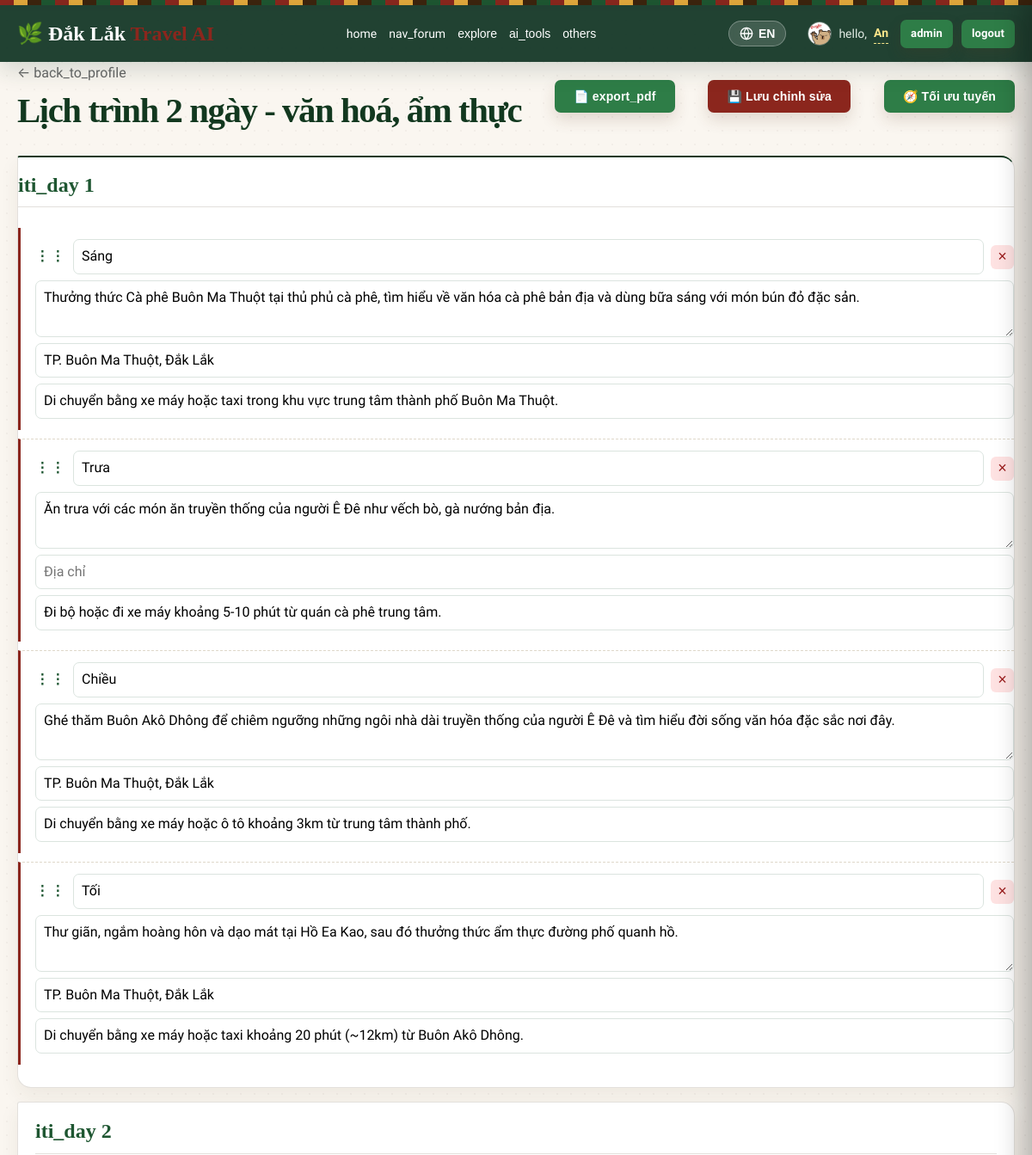
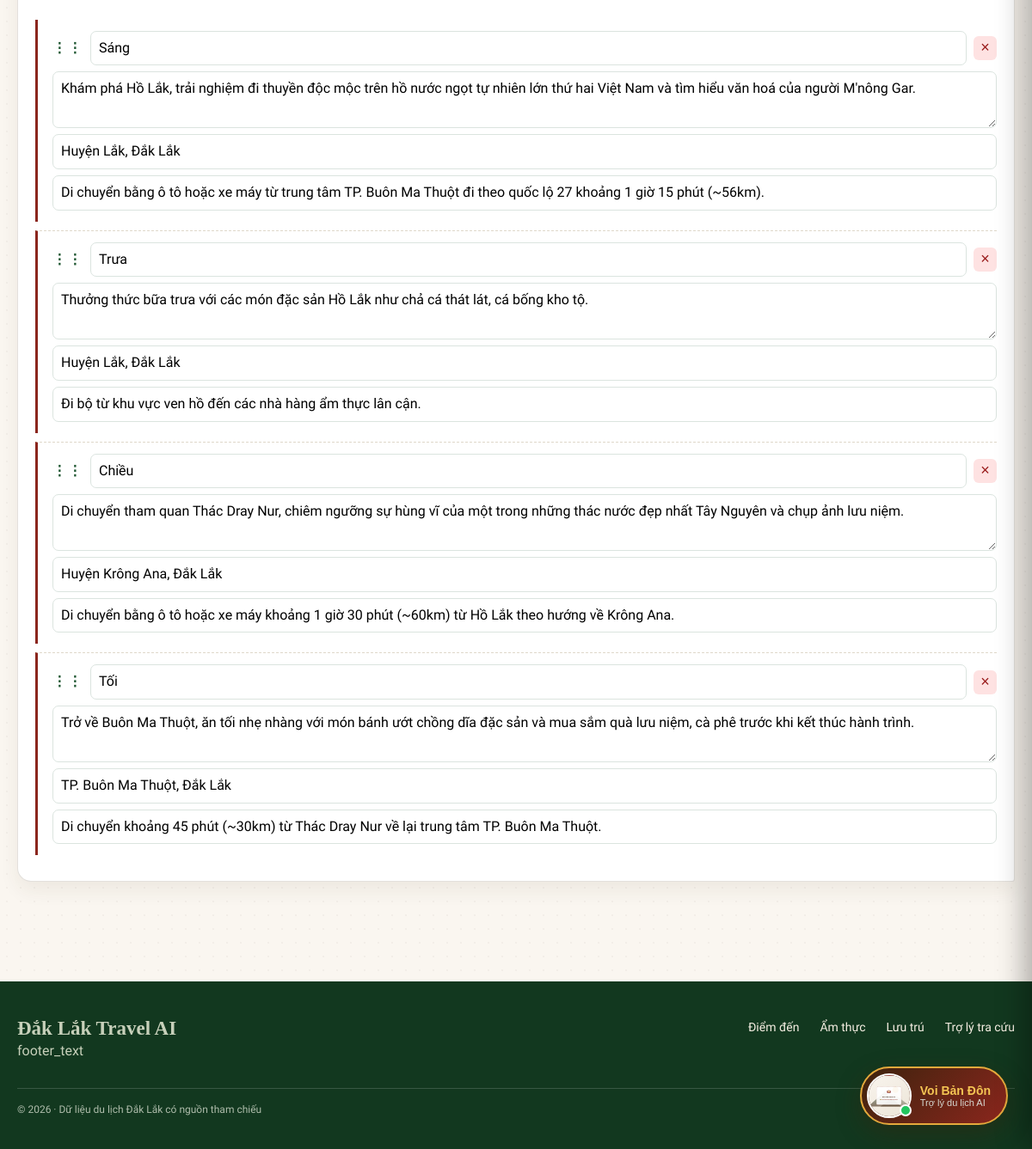
The app's page /itinerary_view.php?id=4 (signed in) with its own data (2 pictures, top to bottom).
### tables this page shows
CREATE TABLE `itineraries` (
  `id` int(11) NOT NULL,
  `user_id` int(11) DEFAULT NULL,
  `title` varchar(255) NOT NULL,
  `days` int(11) NOT NULL DEFAULT 1,
  `preferences` varchar(500) DEFAULT NULL,
  `ai_raw_response` text DEFAULT NULL,
  `created_at` timestamp NOT NULL DEFAULT current_timestamp()
);

CREATE TABLE `itinerary_items` (
  `id` int(11) NOT NULL,
  `itinerary_id` int(11) NOT NULL,
  `destination_id` int(11) DEFAULT NULL,
  `day_number` int(11) NOT NULL DEFAULT 1,
  `time_slot` varchar(50) DEFAULT NULL,
  `activity` text DEFAULT NULL,
  `address` varchar(255) DEFAULT NULL,
  `transport` varchar(255) DEFAULT NULL,
  `sort_order` int(11) DEFAULT 0
);

### includes/functions.php (called while the page is built, shortened)
<?php
function __(string $key): string
{
    static $langArr = null;
    if ($langArr === null) {
        $langCode = $_SESSION['lang'] ?? 'vi';
        $langFile = __DIR__ . '/lang_' . $langCode . '.php';
        if (file_exists($langFile)) {
            $langArr = require $langFile;
        } else {
            $langArr = require __DIR__ . '/lang_vi.php';
        }
    }
    return $langArr[$key] ?? $key;
}
function url(string $path): string
{
    return BASE_URL . (str_starts_with($path, '/') ? $path : '/' . $path);
}
function e(?string $str): string
{
    return htmlspecialchars($str ?? '', ENT_QUOTES, 'UTF-8');
}
function translateItineraryDynamic(array $itinerary): array
{
    return $itinerary;
}

### public/itinerary_view.php (the view, shortened to what this page needs)
<?php
require_once __DIR__ . '/../includes/functions.php';
$user = currentUser();
$id = $_GET['id'] ?? null;
$db = getDB();
$stmt = $db->prepare("SELECT * FROM itineraries WHERE id = ? AND user_id = ?");
$stmt->execute([$id, $user['id']]);
$itinerary = $stmt->fetch();
if ($itinerary) {
    $itinerary = translateItineraryDynamic($itinerary);
}
$stmt = $db->prepare("
    SELECT i.*, d.slug, d.latitude, d.longitude
    FROM itinerary_items i
    LEFT JOIN destinations d ON i.destination_id = d.id
    WHERE i.itinerary_id = ?
    ORDER BY i.day_number ASC, i.sort_order ASC
");
$stmt->execute([$id]);
$items = $stmt->fetchAll();
$daysData = [];
foreach ($items as $item) {
    $dayNum = (int)$item['day_number'];
    if (!isset($daysData[$dayNum])) {
        $daysData[$dayNum] = [
            'dayNum' => $dayNum,
            'title' => '',
            'points' => [],
            'itemsHtml' => []
        ];
    }
    $daysData[$dayNum]['itemsHtml'][] = $item;
}
include __DIR__ . '/../includes/header.php';
?>
<link rel="stylesheet" href="https://unpkg.com/leaflet@1.9.4/dist/leaflet.css" />
<div style="display:flex; justify-content:space-between; align-items:center; margin-bottom:20px; flex-wrap:wrap; gap:10px;">
    <div>
        <a href="<?= url('/public/profile.php') ?>" style="text-decoration:none; color:#666;">← <?= __('back_to_profile') ?></a>
        <h1 class="section-title" style="margin-bottom:0; margin-top:10px;"><?= e($itinerary['title']) ?></h1>
    </div>
    <button onclick="exportPDF()" class="btn secondary" style="display:flex; align-items:center; gap:6px;">
        📄 <?= __('export_pdf') ?>
    </button>
    <button id="saveItineraryBtn" class="btn" type="button">💾 Lưu chỉnh sửa</button>
    <button id="optimizeItineraryBtn" class="btn secondary" type="button">🧭 Tối ưu tuyến</button>
</div>
<div id="pdf-content">
    <div id="result">
        <?php foreach ($daysData as $dayNum => $day): ?>
            <div class="day-block">
                <h3><?= __('iti_day') ?> <?= $dayNum ?></h3>
                <?php foreach ($day['itemsHtml'] as $item): ?>
                    <div class="time-slot edit-item" draggable="true" data-id="<?= (int)$item['id'] ?>" data-entity-type="<?= !empty($item['food_id'])?'food':(!empty($item['accommodation_id'])?'accommodation':'destination') ?>" data-entity-id="<?= (int)($item['food_id'] ?: ($item['accommodation_id'] ?: ($item['destination_id'] ?? 0))) ?>" data-day="<?= (int)$item['day_number'] ?>">
                      <div style="display:flex;gap:8px;align-items:center"><span class="drag-handle" title="Kéo để sắp xếp">⋮⋮</span><input class="edit-time" value="<?= e($item['time_slot']) ?>" aria-label="Thời gian"><button type="button" class="remove-item" title="Xóa item">×</button></div>
                      <textarea class="edit-activity" rows="2" aria-label="Hoạt động"><?= e($item['activity']) ?></textarea>
                      <input class="edit-address" value="<?= e($item['address'] ?? '') ?>" placeholder="Địa chỉ">
                      <input class="edit-transport" value="<?= e($item['transport'] ?? '') ?>" placeholder="Phương tiện">
                    </div>
                <?php endforeach; ?>
            </div>
        <?php endforeach; ?>
    </div>
</div>
<?php include __DIR__ . '/../includes/footer.php'; ?>

### assets/css/style.css (style rules this page uses)
:root { --basalt-red: #8B261D; --basalt-dark: #5C1912; --basalt-light: #B83A2E; --coffee-brown: #3D230D; --coffee-mid: #5C3617; --coffee-light: #8C562B; --coffee-bean: #2A1708; --jungle-green: #1E5631; --jungle-dark: #12381F; --jungle-light: #2E7D47; --jungle-accent: #3A9B57; --brocade-gold: #E5A93C; --brocade-yellow: #F4C453; --brocade-red: #C82A2A; --brocade-black: #1A1817; --green-900: #12381F; --green-700: #1E5631; --green-500: #2E7D47; --green-100: #E2ECE5; --orange-500: #8B261D; --cream: #FAF6F0; --text-dark: #211B15; --coffee: #3D230D; --sun: #E5A93C; --line: rgba(61, 35, 13, 0.14); --radius: 14px; }
* { box-sizing: border-box; }
body { margin: 0; font-family: 'Plus Jakarta Sans', system-ui, -apple-system, sans-serif; background: var(--cream); color: var(--text-dark); line-height: 1.6; background-image: radial-gradient(rgba(61, 35, 13, 0.04) 1px, transparent 1px); background-size: 16px 16px; }
h1, h2, h3, .logo, .section-title, .hero h1 { font-family: 'Playfair Display', Georgia, serif; }
html { scroll-behavior: smooth; }
.btn { display: inline-block; background: var(--orange-500); color: white; padding: 11px 22px; border-radius: 7px; text-decoration: none; font-weight: 600; border: none; cursor: pointer; font-size: 14px; letter-spacing: .01em; box-shadow: 0 8px 18px rgba(93,54,34,.16); }
.btn.secondary { background: var(--green-500); }
.section-title { font-family: Georgia, serif; font-size: clamp(28px, 3.4vw, 42px); line-height: 1.05; letter-spacing: -.035em; margin: 30px 0 6px; color: var(--green-900); }
.day-block { background: white; border-radius: var(--radius); padding: 20px; margin-bottom: 16px; box-shadow: 0 2px 10px rgba(0, 0, 0, .06); }
.day-block h3 { color: var(--green-700); margin-top: 0; }
.time-slot { margin-bottom: 10px; padding-left: 14px; border-left: 3px solid var(--green-500); }
#result { margin-top:30px; }
#result > div:first-child { padding:19px 0 16px; border-top:2px solid var(--green-900); border-bottom:1px solid var(--line); }
.day-block { border:1px solid var(--line); border-radius:3px 16px 3px 16px; box-shadow:0 10px 22px rgba(75,57,35,.07); }
.day-block h3 { padding-bottom:12px; border-bottom:1px solid var(--line); font:700 24px/1.1 Georgia,serif; }
.time-slot { padding:13px 0 13px 17px; border-left:3px solid var(--basalt-red); line-height:1.55; }
.time-slot + .time-slot { border-top:1px dashed #dfd8ca; }

### public/itinerary_view.php (style rules this page uses)
.edit-item { display:flex; flex-direction:column; gap:7px; }
.edit-item input,.edit-item textarea { border:1px solid #dbe4df; border-radius:7px; padding:7px 9px; font:inherit; width:100%; box-sizing:border-box; }
.drag-handle { cursor:grab; color:var(--green-700); font-weight:800; letter-spacing:2px; }
.remove-item { margin-left:auto; border:0; background:#fee2e2; color:#991b1b; border-radius:6px; cursor:pointer; font-size:18px; width:28px; height:28px; }

### records on screen
itineraries: title "Lịch trình 2 ngày - văn hoá, ẩm thực"
itinerary_items: time_slot "Sáng", activity "Thưởng thức Cà phê Buôn Ma Thuột tại thủ phủ cà phê, tìm hiểu về văn hóa cà phê bản địa và dùng bữa sáng với món bún đỏ đặc sản.", address "TP. Buôn Ma Thuột, Đắk Lắk", transport "Di chuyển bằng xe máy hoặc taxi trong khu vực trung tâm thành phố Buôn Ma Thuột."
itinerary_items: time_slot "Trưa", activity "Ăn trưa với các món ăn truyền thống của người Ê Đê như vếch bò, gà nướng bản địa.", transport "Đi bộ hoặc đi xe máy khoảng 5-10 phút từ quán cà phê trung tâm."
itinerary_items: time_slot "Chiều", activity "Ghé thăm Buôn Akô Dhông để chiêm ngưỡng những ngôi nhà dài truyền thống của người Ê Đê và tìm hiểu đời sống văn hóa đặc sắc nơi đây.", address "TP. Buôn Ma Thuột, Đắk Lắk", transport "Di chuyển bằng xe máy hoặc ô tô khoảng 3km từ trung tâm thành phố."
itinerary_items: time_slot "Tối", activity "Thư giãn, ngắm hoàng hôn và dạo mát tại Hồ Ea Kao, sau đó thưởng thức ẩm thực đường phố quanh hồ.", address "TP. Buôn Ma Thuột, Đắk Lắk", transport "Di chuyển bằng xe máy hoặc taxi khoảng 20 phút (~12km) từ Buôn Akô Dhông."
itinerary_items: day_number "2", time_slot "Tối", activity "Trở về Buôn Ma Thuột, ăn tối nhẹ nhàng với món bánh ướt chồng dĩa đặc sản và mua sắm quà lưu niệm, cà phê trước khi kết thúc hành trình.", address "TP. Buôn Ma Thuột, Đắk Lắk", transport "Di chuyển khoảng 45 phút (~30km) từ Thác Dray Nur về lại trung tâm TP. Buôn Ma Thuột."
itinerary_items: time_slot "Sáng", activity "Khám phá Hồ Lắk, trải nghiệm đi thuyền độc mộc trên hồ nước ngọt tự nhiên lớn thứ hai Việt Nam và tìm hiểu văn hoá của người M'nông Gar.", address "Huyện Lắk, Đắk Lắk", transport "Di chuyển bằng ô tô hoặc xe máy từ trung tâm TP. Buôn Ma Thuột đi theo quốc lộ 27 khoảng 1 giờ 15 phút (~56km)."
itinerary_items: time_slot "Trưa", activity "Thưởng thức bữa trưa với các món đặc sản Hồ Lắk như chả cá thát lát, cá bống kho tộ.", address "Huyện Lắk, Đắk Lắk", transport "Đi bộ từ khu vực ven hồ đến các nhà hàng ẩm thực lân cận."
itinerary_items: time_slot "Chiều", activity "Di chuyển tham quan Thác Dray Nur, chiêm ngưỡng sự hùng vĩ của một trong những thác nước đẹp nhất Tây Nguyên và chụp ảnh lưu niệm.", address "Huyện Krông Ana, Đắk Lắk", transport "Di chuyển bằng ô tô hoặc xe máy khoảng 1 giờ 30 phút (~60km) từ Hồ Lắk theo hướng về Krông Ana."

### other values on screen
__('home') "home"
__('nav_forum') "nav_forum"
__('explore') "explore"
__('ai_tools') "ai_tools"
__('others') "others"
__('hello') "hello"
$__u['full_name'] "An"
__('admin') "admin"
__('logout') "logout"
__('back_to_profile') "back_to_profile"
__('export_pdf') "export_pdf"
$dayNum "1"
__('footer_text') "footer_text"
